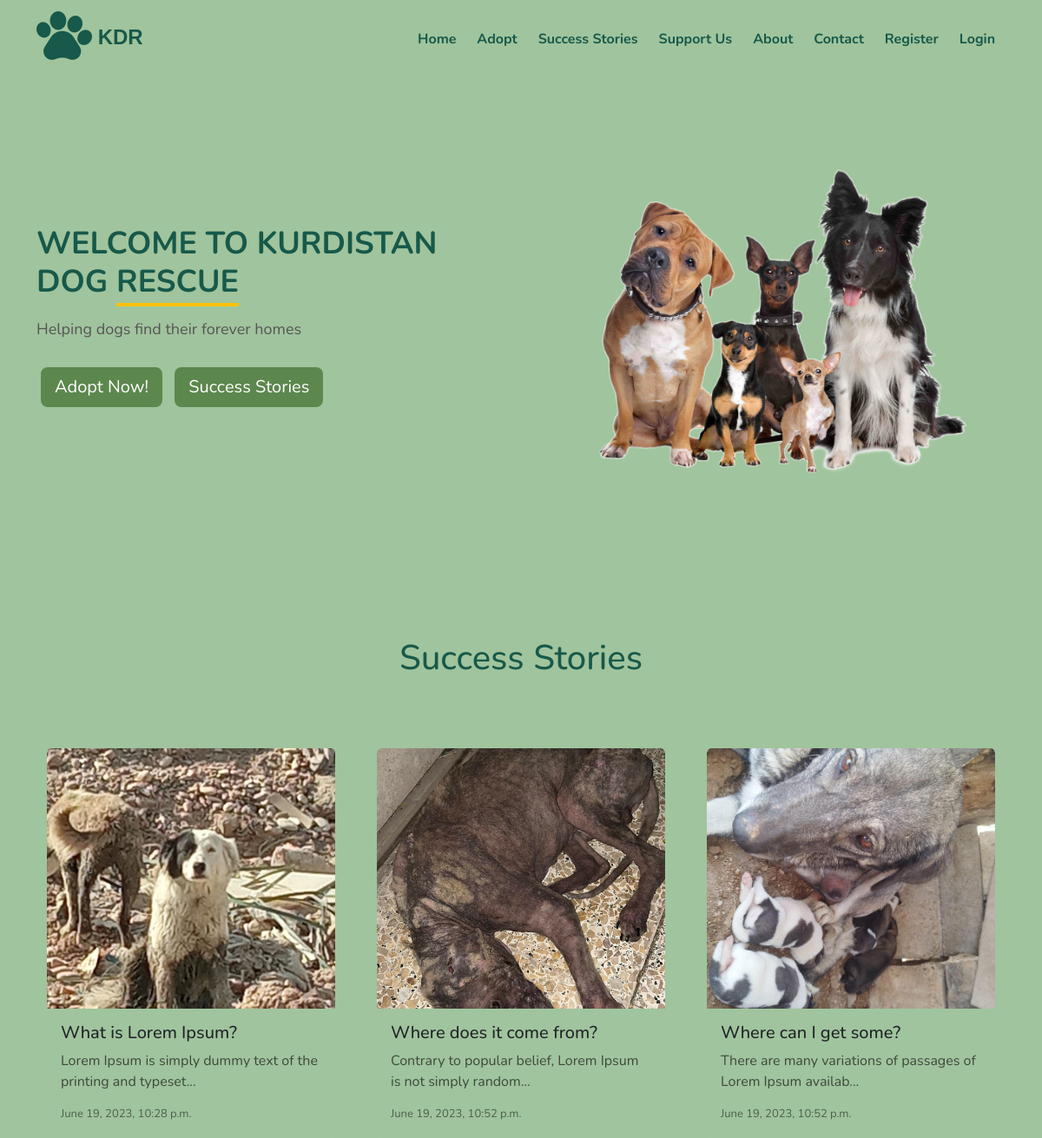
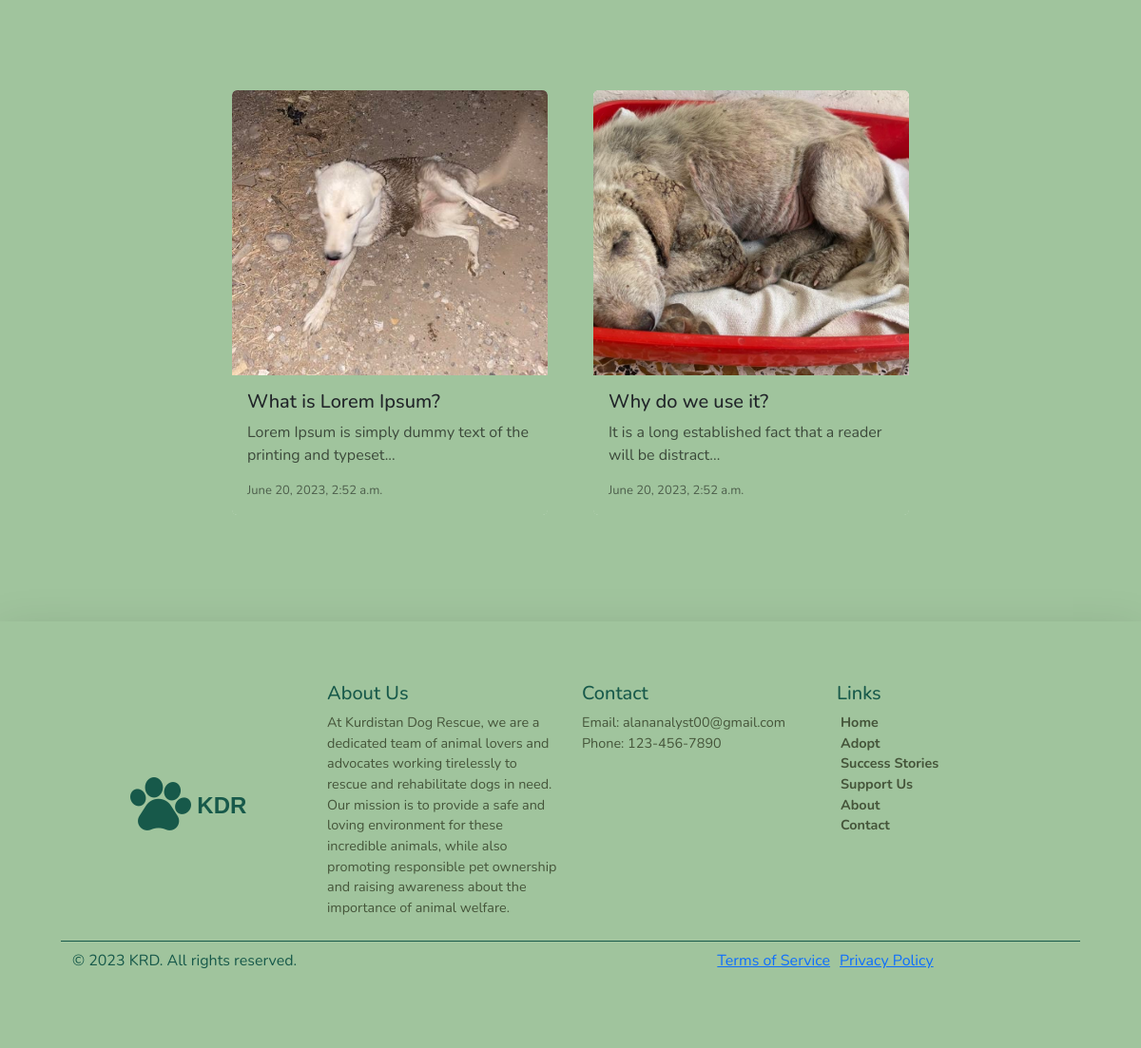
Page /success-stories/ on the committed database (2 pictures, top to bottom).
### posts_app/models.py (models this page shows, shortened)
class Post(models.Model):
    title = models.CharField(max_length=100)
    slug = models.SlugField()
    body = models.TextField()
    date = models.DateTimeField(auto_now_add=True)
    thumbnail = models.ImageField(upload_to='post_thumbnails/', default='post_thumbnails/default_thumb.png', blank=True)
    def snippet(self):
        return self.body[:60] + '...'

### posts_app/views.py (the view)
# urls.py: path('', views.posts, name='success_stories'),
def posts(request):
    posts = Post.objects.all().order_by('date')
    context = {'posts': posts}
    return render(request, 'posts_app/success_stories.html', context)

### posts_app/templates/posts_app/success_stories.html (shortened to what this page needs)
{% extends 'base.html' %} {% block content %}
  <h1 class="h1-custom">Success Stories</h1>
    <body>
      <div class="row    justify-content-md-center  ">
        {% for post in posts %}
        <div class="col-12  col-md-6 col-lg-4   align-self justify-content-md-center ">
      <div class="container  my-5 lg-my-5 md-my-0">
        <div class="card " style=" max-width: 25rem;">
        <div class="ct">
          <img src="{{ post.thumbnail.url }}" class="card-img imgg" alt="Dog Image">
        </div>
          <div class="card-body custom-bg">
    <h5 class="card-title">{{post.title}}</h5>
            <p class="card-text dis">{{post.snippet}}</p>
            <p class="card-text  dt">{{post.date}}</p>
          </div>
        </div>
      </div>
      </div>
      {% endfor %}
</div>
    </body>
  </div>
{% endblock content %}

### static/styles/main.css (style rules this page uses)
* { font-family: "Nunito", sans-serif; }
body { background-color: #f7ffe5; }
.card { background-color: white; border: none; border-radius: 10; }
.card-body { background-color: #c4d7b2; border-radius: 10; }
.h1-custom { text-align: center; margin: 2rem; }

### posts_app/templates/posts_app/success_stories.html (style rules this page uses)
.custom-bg { border-bottom-left-radius: 5px; border-bottom-right-radius: 5px; background-color: #A0C49D; }
.ct { overflow: hidden; border-top-left-radius: 5px; border-top-right-radius: 5px; }
.card-img { height: 300px; width: 100%; object-fit: cover; }
.imgg { border-top-left-radius: 5px; border-top-right-radius: 5px; border-bottom-left-radius: 0px; border-bottom-right-radius: 0px; }
.dt { font-size: small; color: rgba(0, 0, 0, 0.523); font-weight: normal; }
.dis { color: rgba(0, 0, 0, 0.627); }

### rows in the picture
Post: thumbnail (picture), title "What is Lorem Ipsum?", snippet "Lorem Ipsum is simply dummy text of the printing and typeset...", date "June 19, 2023, 10:28 p.m."
Post: thumbnail (picture), title "Where does it come from?", snippet "Contrary to popular belief, Lorem Ipsum is not simply random...", date "June 19, 2023, 10:52 p.m."
Post: thumbnail (picture), title "Where can I get some?", snippet "There are many variations of passages of Lorem Ipsum availab...", date "June 19, 2023, 10:52 p.m."
Post: thumbnail (picture), title "What is Lorem Ipsum?", snippet "Lorem Ipsum is simply dummy text of the printing and typeset...", date "June 20, 2023, 2:52 a.m."
Post: thumbnail (picture), title "Why do we use it?", snippet "It is a long established fact that a reader will be distract...", date "June 20, 2023, 2:52 a.m."
